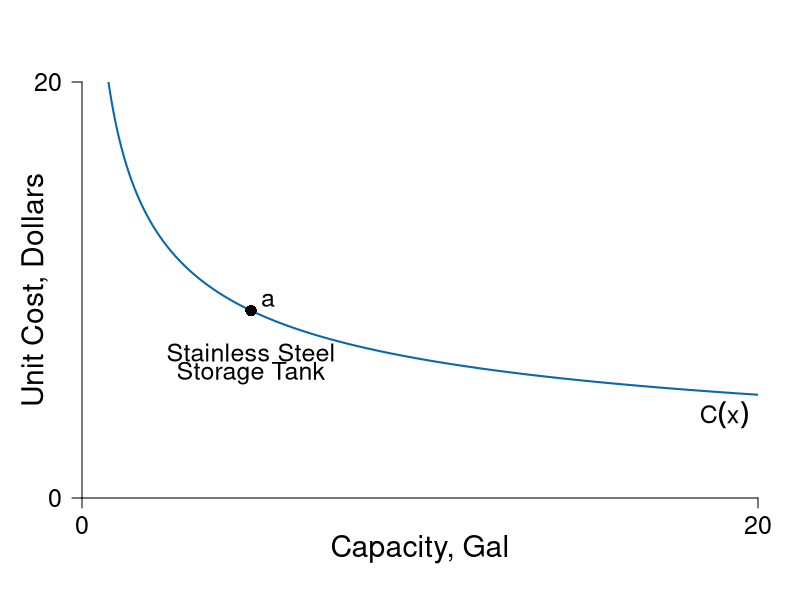

The R script that drew this image:
pdf(file = "firmmarketsupply/ss_st.pdf", width = 9, height = 7)

#Set parameters for graphics
pointsize <- 1.8
axislabelsize <- 1.8
labelsize <- 1.5
namesize <- 1.8
annotatesize <- 1.5
graphlinewidth <- 2
segmentlinewidth <- 1.5

COL <- c("#7fc97f", "#beaed4", "#fdc086", "#ffff99", "#386cb0", "#f0027f", "#bf5b17", "#666666")
COLA <- c("#e0f3db", "#99d8c9","#66c2a4","#41ae76", "#238b45", "#005824")
COLB <- c("#c6dbef", "#4eb3d3", "#2b8cbe", "#0868ac","#084081")
COLC <- c("#fcfbfd", "#efedf5", "#dadaeb", "#bcbddc", "#9e9ac8", "#807dba", "#6a51a3", "#54278f", "#3f007d")

xlims <- c(0, 20)
ylims <- c(0, 20)

npts <- 501 
x <- seq(xlims[1], xlims[2], length.out = npts)
y <- seq(ylims[1], ylims[2], length.out = npts) 
a <- c(46.08, 55, 64)
b <- c(46.08, 55, 64)

plot(0, 0, xlim = xlims, ylim = ylims, type = "n",
     xlab = expression(paste("")),
     ylab = expression(paste("")), 
     xaxt = "n", 
     yaxt = "n", 
     cex.lab = axislabelsize, 
     bty = "n",
     xaxs="i", 
     yaxs="i")

ticksy <- c(0, ylims[2])
ylabels <- c(0, ylims[2])
ticksx <- c(0, xlims[2])
xlabels <- c(0, xlims[2])

axis(1, at = ticksx, pos = 0, labels = xlabels, cex.axis=labelsize)
axis(2, at = ticksy, pos = 0, labels = ylabels, las = 1, cex.axis = labelsize)

npts <- 500 
xx1 <- seq(xlims[1], xlims[2], length.out = npts)

cost <- function(x = xx1, a = 18){
  a*x^(-0.43)
}

# Cost Func.
lines(xx1, cost(), col = COLB[4], lwd = graphlinewidth)

# Label Cost Func
text(5, 7, expression(paste("Stainless Steel")), cex = labelsize)
text(5, 6, expression(paste("Storage Tank")), cex = labelsize)

text(19, 4, expression(paste(C(x))), cex = labelsize)

# Point
points(5, cost(5), pch = 16, col = "black", cex = 1.5)
text(5.5, cost(5)+0.5, expression(a), cex = labelsize)

# Label x,y axis
mtext(expression(paste("Capacity, Gal")), side=1, line = 2.5, cex = axislabelsize)
text(-1.4, 0.5*ylims[2], expression(paste("Unit Cost, Dollars")), xpd = TRUE, cex = axislabelsize, srt = 90) 


dev.off()
